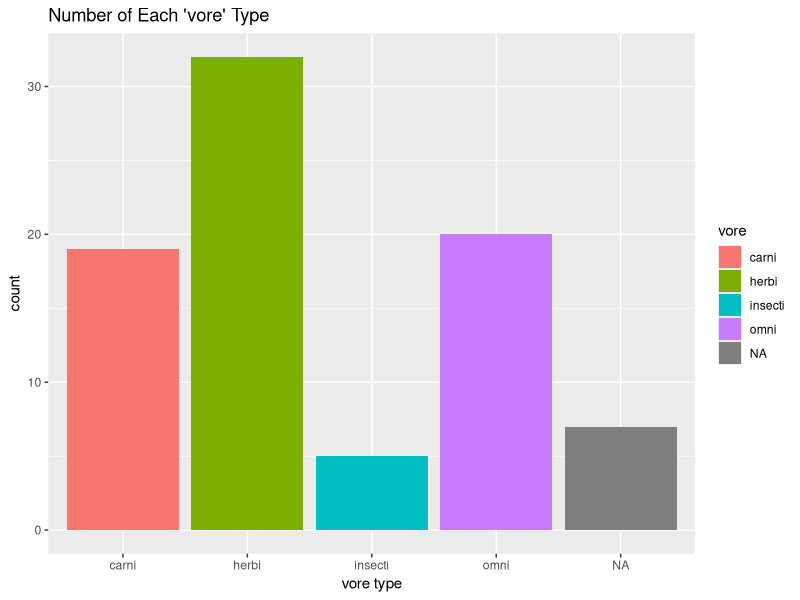
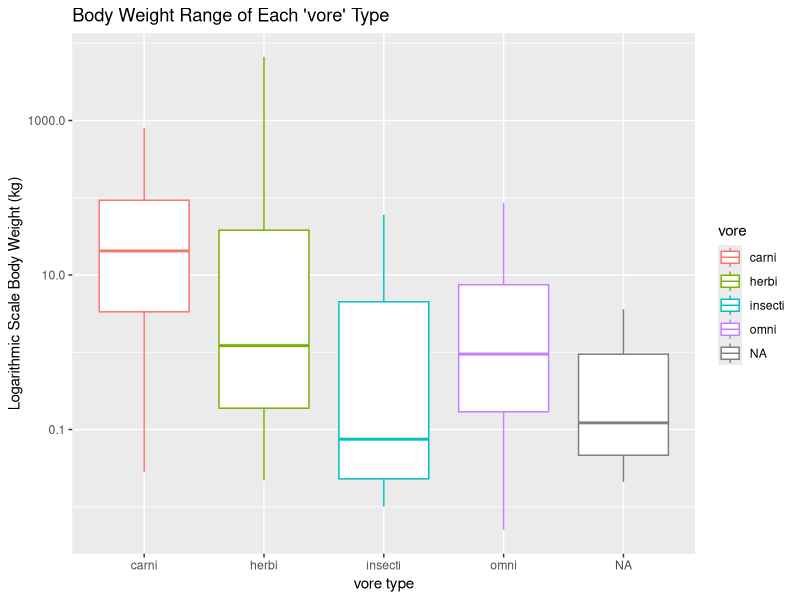
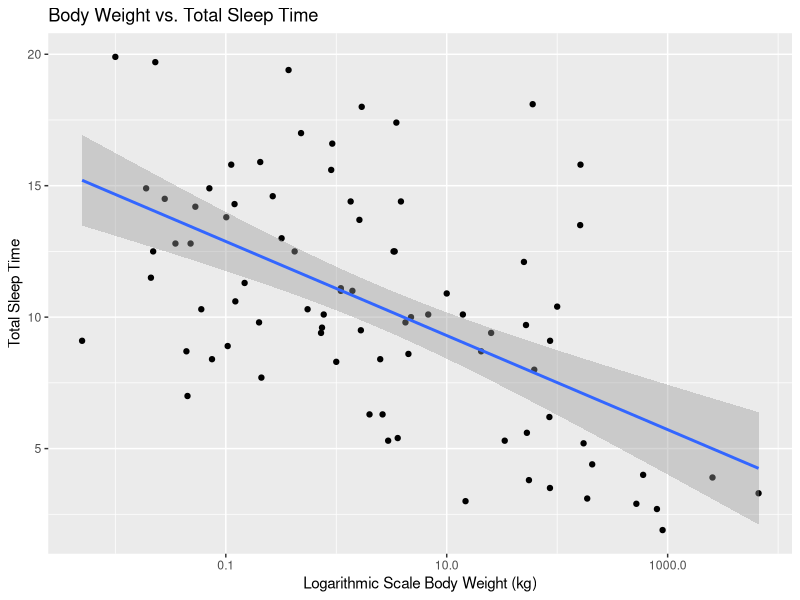
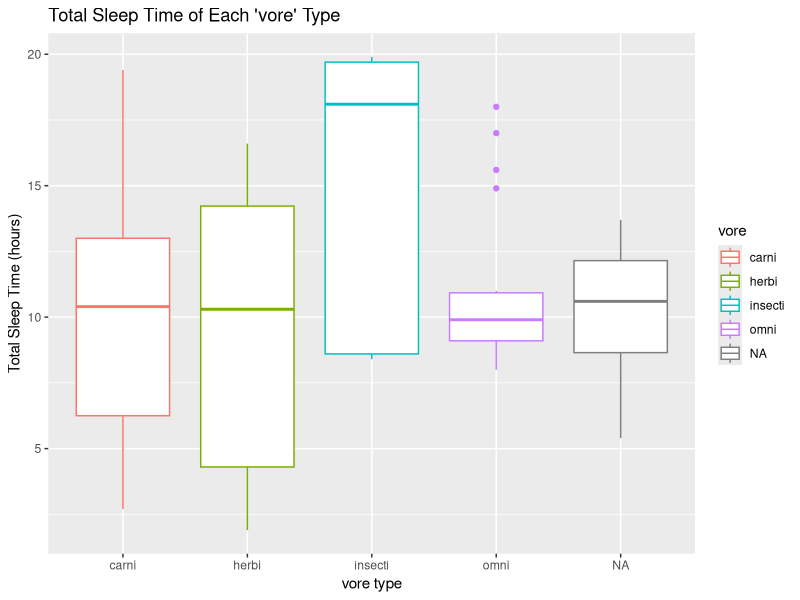
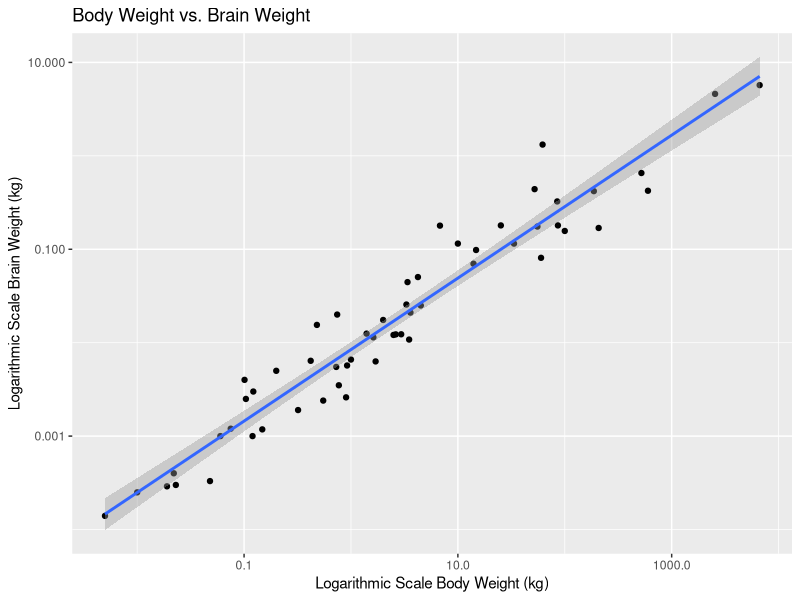
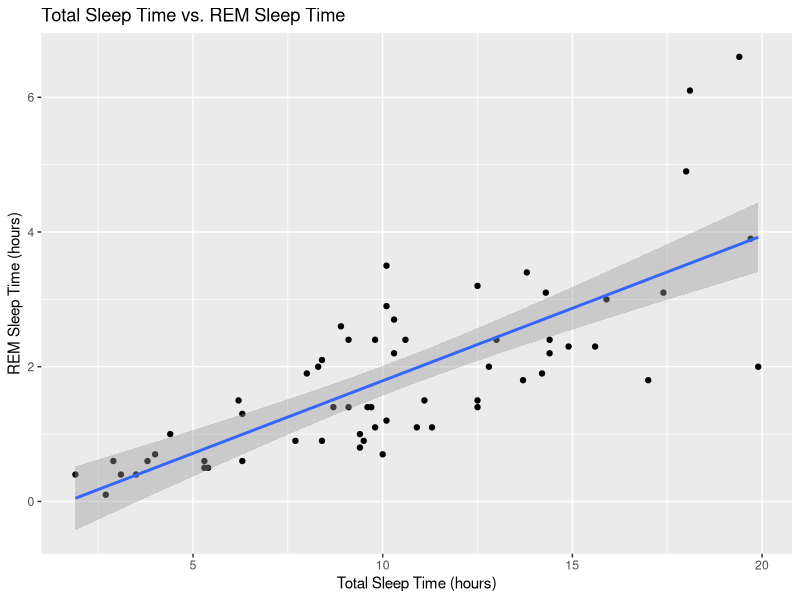

Here is the R script that generated these plots, in order:
## ---- chunk 1
library("tidyverse")
options(scipen = 999) #disable scientific notation
## ---- chunk 2
glimpse(msleep)
## ---- chunk 3
names(msleep)
?msleep
## ---- chunk 4
ggplot(
  data = msleep, mapping = aes(x = vore, fill = vore)
  )+
  geom_bar()+
  labs(title="Number of Each 'vore' Type", x="vore type")
## ---- chunk 5
mean(msleep$sleep_total)
## ---- chunk 6
summary(msleep$bodywt)
## ---- chunk 7
ggplot(
  data = msleep, mapping = aes(x = vore, y = bodywt, colour = vore)
  )+
  geom_boxplot()+
  scale_y_log10()+
  labs(title = "Body Weight Range of Each 'vore' Type", x="vore type", y="Logarithmic Scale Body Weight (kg)")
## ---- chunk 8
ggplot(
  data = msleep, mappin = aes(x=bodywt,y=sleep_total)
  )+
  scale_x_log10()+
  geom_point()+
  geom_smooth(method=lm)+
  labs(title = "Body Weight vs. Total Sleep Time", x="Logarithmic Scale Body Weight (kg)", y="Total Sleep Time")
## ---- chunk 9
ggplot(
  data = msleep, mapping = aes(x = vore, y = sleep_total, colour = vore)
  )+
  geom_boxplot()+
  labs(title = "Total Sleep Time of Each 'vore' Type", x="vore type", y="Total Sleep Time (hours)")
## ---- chunk 10
ggplot(
  data = msleep, mappin = aes(x=bodywt,y=brainwt)
  )+
  scale_x_log10()+
  scale_y_log10()+
  geom_point()+
  geom_smooth(method=lm)+
  labs(title = "Body Weight vs. Brain Weight", x="Logarithmic Scale Body Weight (kg)", y="Logarithmic Scale Brain Weight (kg)")
## ---- chunk 11
ggplot(
  data = msleep, mappin = aes(x=sleep_total,y=sleep_rem)
  )+
  geom_point()+
  geom_smooth(method=lm)+
  labs(title = "Total Sleep Time vs. REM Sleep Time", x="Total Sleep Time (hours)", y="REM Sleep Time (hours)")
